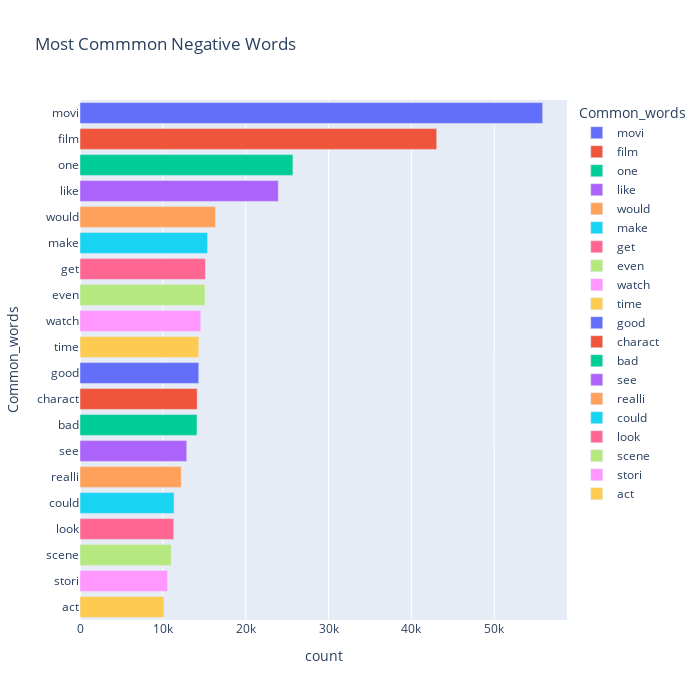

Write notebook code for a chart like this one.
### Code cell
common = Counter([item for i in neg_sent['list_of_words'] for item in i])
temp_neg = pd.DataFrame(common.most_common(20))
temp_neg.columns = ['Common_words','count']
fig = px.bar(temp_neg, x="count", y="Common_words", title='Most Commmon Negative Words', orientation='h', 
             width=700, height=700,color='Common_words')
fig.show()

### Figure 1 — Plotly figure (JSON) as saved in the notebook; plotly's stock layout.template omitted (floating-point values rounded to 4 significant figures)
{"data": [{"alignmentgroup": "True", "hovertemplate": "Common_words=%{y}<br>count=%{x}<extra></extra>", "legendgroup": "movi", "marker": {"color": "#636efa", "pattern": {"shape": ""}}, "name": "movi", "offsetgroup": "movi", "orientation": "h", "showlegend": true, "textposition": "auto", "type": "bar", "x": [55847], "xaxis": "x", "y": ["movi"], "yaxis": "y"}, {"alignmentgroup": "True", "hovertemplate": "Common_words=%{y}<br>count=%{x}<extra></extra>", "legendgroup": "film", "marker": {"color": "#EF553B", "pattern": {"shape": ""}}, "name": "film", "offsetgroup": "film", "orientation": "h", "showlegend": true, "textposition": "auto", "type": "bar", "x": [43059], "xaxis": "x", "y": ["film"], "yaxis": "y"}, {"alignmentgroup": "True", "hovertemplate": "Common_words=%{y}<br>count=%{x}<extra></extra>", "legendgroup": "one", "marker": {"color": "#00cc96", "pattern": {"shape": ""}}, "name": "one", "offsetgroup": "one", "orientation": "h", "showlegend": true, "textposition": "auto", "type": "bar", "x": [25701], "xaxis": "x", "y": ["one"], "yaxis": "y"}, {"alignmentgroup": "True", "hovertemplate": "Common_words=%{y}<br>count=%{x}<extra></extra>", "legendgroup": "like", "marker": {"color": "#ab63fa", "pattern": {"shape": ""}}, "name": "like", "offsetgroup": "like", "orientation": "h", "showlegend": true, "textposition": "auto", "type": "bar", "x": [23940], "xaxis": "x", "y": ["like"], "yaxis": "y"}, {"alignmentgroup": "True", "hovertemplate": "Common_words=%{y}<br>count=%{x}<extra></extra>", "legendgroup": "would", "marker": {"color": "#FFA15A", "pattern": {"shape": ""}}, "name": "would", "offsetgroup": "would", "orientation": "h", "showlegend": true, "textposition": "auto", "type": "bar", "x": [16355], "xaxis": "x", "y": ["would"], "yaxis": "y"}, {"alignmentgroup": "True", "hovertemplate": "Common_words=%{y}<br>count=%{x}<extra></extra>", "legendgroup": "make", "marker": {"color": "#19d3f3", "pattern": {"shape": ""}}, "name": "make", "offsetgroup": "make", "orientation": "h", "showlegend": true, "textposition": "auto", "type": "bar", "x": [15402], "xaxis": "x", "y": ["make"], "yaxis": "y"}, {"alignmentgroup": "True", "hovertemplate": "Common_words=%{y}<br>count=%{x}<extra></extra>", "legendgroup": "get", "marker": {"color": "#FF6692", "pattern": {"shape": ""}}, "name": "get", "offsetgroup": "get", "orientation": "h", "showlegend": true, "textposition": "auto", "type": "bar", "x": [15138], "xaxis": "x", "y": ["get"], "yaxis": "y"}, {"alignmentgroup": "True", "hovertemplate": "Common_words=%{y}<br>count=%{x}<extra></extra>", "legendgroup": "even", "marker": {"color": "#B6E880", "pattern": {"shape": ""}}, "name": "even", "offsetgroup": "even", "orientation": "h", "showlegend": true, "textposition": "auto", "type": "bar", "x": [15091], "xaxis": "x", "y": ["even"], "yaxis": "y"}, {"alignmentgroup": "True", "hovertemplate": "Common_words=%{y}<br>count=%{x}<extra></extra>", "legendgroup": "watch", "marker": {"color": "#FF97FF", "pattern": {"shape": ""}}, "name": "watch", "offsetgroup": "watch", "orientation": "h", "showlegend": true, "textposition": "auto", "type": "bar", "x": [14571], "xaxis": "x", "y": ["watch"], "yaxis": "y"}, {"alignmentgroup": "True", "hovertemplate": "Common_words=%{y}<br>count=%{x}<extra></extra>", "legendgroup": "time", "marker": {"color": "#FECB52", "pattern": {"shape": ""}}, "name": "time", "offsetgroup": "time", "orientation": "h", "showlegend": true, "textposition": "auto", "type": "bar", "x": [14336], "xaxis": "x", "y": ["time"], "yaxis": "y"}, {"alignmentgroup": "True", "hovertemplate": "Common_words=%{y}<br>count=%{x}<extra></extra>", "legendgroup": "good", "marker": {"color": "#636efa", "pattern": {"shape": ""}}, "name": "good", "offsetgroup": "good", "orientation": "h", "showlegend": true, "textposition": "auto", "type": "bar", "x": [14336], "xaxis": "x", "y": ["good"], "yaxis": "y"}, {"alignmentgroup": "True", "hovertemplate": "Common_words=%{y}<br>count=%{x}<extra></extra>", "legendgroup": "charact", "marker": {"color": "#EF553B", "pattern": {"shape": ""}}, "name": "charact", "offsetgroup": "charact", "orientation": "h", "showlegend": true, "textposition": "auto", "type": "bar", "x": [14144], "xaxis": "x", "y": ["charact"], "yaxis": "y"}, {"alignmentgroup": "True", "hovertemplate": "Common_words=%{y}<br>count=%{x}<extra></extra>", "legendgroup": "bad", "marker": {"color": "#00cc96", "pattern": {"shape": ""}}, "name": "bad", "offsetgroup": "bad", "orientation": "h", "showlegend": true, "textposition": "auto", "type": "bar", "x": [14126], "xaxis": "x", "y": ["bad"], "yaxis": "y"}, {"alignmentgroup": "True", "hovertemplate": "Common_words=%{y}<br>count=%{x}<extra></extra>", "legendgroup": "see", "marker": {"color": "#ab63fa", "pattern": {"shape": ""}}, "name": "see", "offsetgroup": "see", "orientation": "h", "showlegend": true, "textposition": "auto", "type": "bar", "x": [12887], "xaxis": "x", "y": ["see"], "yaxis": "y"}, {"alignmentgroup": "True", "hovertemplate": "Common_words=%{y}<br>count=%{x}<extra></extra>", "legendgroup": "realli", "marker": {"color": "#FFA15A", "pattern": {"shape": ""}}, "name": "realli", "offsetgroup": "realli", "orientation": "h", "showlegend": true, "textposition": "auto", "type": "bar", "x": [12218], "xaxis": "x", "y": ["realli"], "yaxis": "y"}, {"alignmentgroup": "True", "hovertemplate": "Common_words=%{y}<br>count=%{x}<extra></extra>", "legendgroup": "could", "marker": {"color": "#19d3f3", "pattern": {"shape": ""}}, "name": "could", "offsetgroup": "could", "orientation": "h", "showlegend": true, "textposition": "auto", "type": "bar", "x": [11353], "xaxis": "x", "y": ["could"], "yaxis": "y"}, {"alignmentgroup": "True", "hovertemplate": "Common_words=%{y}<br>count=%{x}<extra></extra>", "legendgroup": "look", "marker": {"color": "#FF6692", "pattern": {"shape": ""}}, "name": "look", "offsetgroup": "look", "orientation": "h", "showlegend": true, "textposition": "auto", "type": "bar", "x": [11317], "xaxis": "x", "y": ["look"], "yaxis": "y"}, {"alignmentgroup": "True", "hovertemplate": "Common_words=%{y}<br>count=%{x}<extra></extra>", "legendgroup": "scene", "marker": {"color": "#B6E880", "pattern": {"shape": ""}}, "name": "scene", "offsetgroup": "scene", "orientation": "h", "showlegend": true, "textposition": "auto", "type": "bar", "x": [11008], "xaxis": "x", "y": ["scene"], "yaxis": "y"}, {"alignmentgroup": "True", "hovertemplate": "Common_words=%{y}<br>count=%{x}<extra></extra>", "legendgroup": "stori", "marker": {"color": "#FF97FF", "pattern": {"shape": ""}}, "name": "stori", "offsetgroup": "stori", "orientation": "h", "showlegend": true, "textposition": "auto", "type": "bar", "x": [10575], "xaxis": "x", "y": ["stori"], "yaxis": "y"}, {"alignmentgroup": "True", "hovertemplate": "Common_words=%{y}<br>count=%{x}<extra></extra>", "legendgroup": "act", "marker": {"color": "#FECB52", "pattern": {"shape": ""}}, "name": "act", "offsetgroup": "act", "orientation": "h", "showlegend": true, "textposition": "auto", "type": "bar", "x": [10137], "xaxis": "x", "y": ["act"], "yaxis": "y"}], "layout": {"barmode": "relative", "height": 700, "legend": {"title": {"text": "Common_words"}, "tracegroupgap": 0}, "title": {"text": "Most Commmon Negative Words"}, "width": 700, "xaxis": {"anchor": "y", "autorange": true, "domain": [0, 1], "range": [0, 58790.0], "title": {"text": "count"}, "type": "linear"}, "yaxis": {"anchor": "x", "autorange": true, "categoryarray": ["act", "stori", "scene", "look", "could", "realli", "see", "bad", "charact", "good", "time", "watch", "even", "get", "make", "would", "like", "one", "film", "movi"], "categoryorder": "array", "domain": [0, 1], "range": [-0.5, 19.5], "title": {"text": "Common_words"}, "type": "category"}}}
